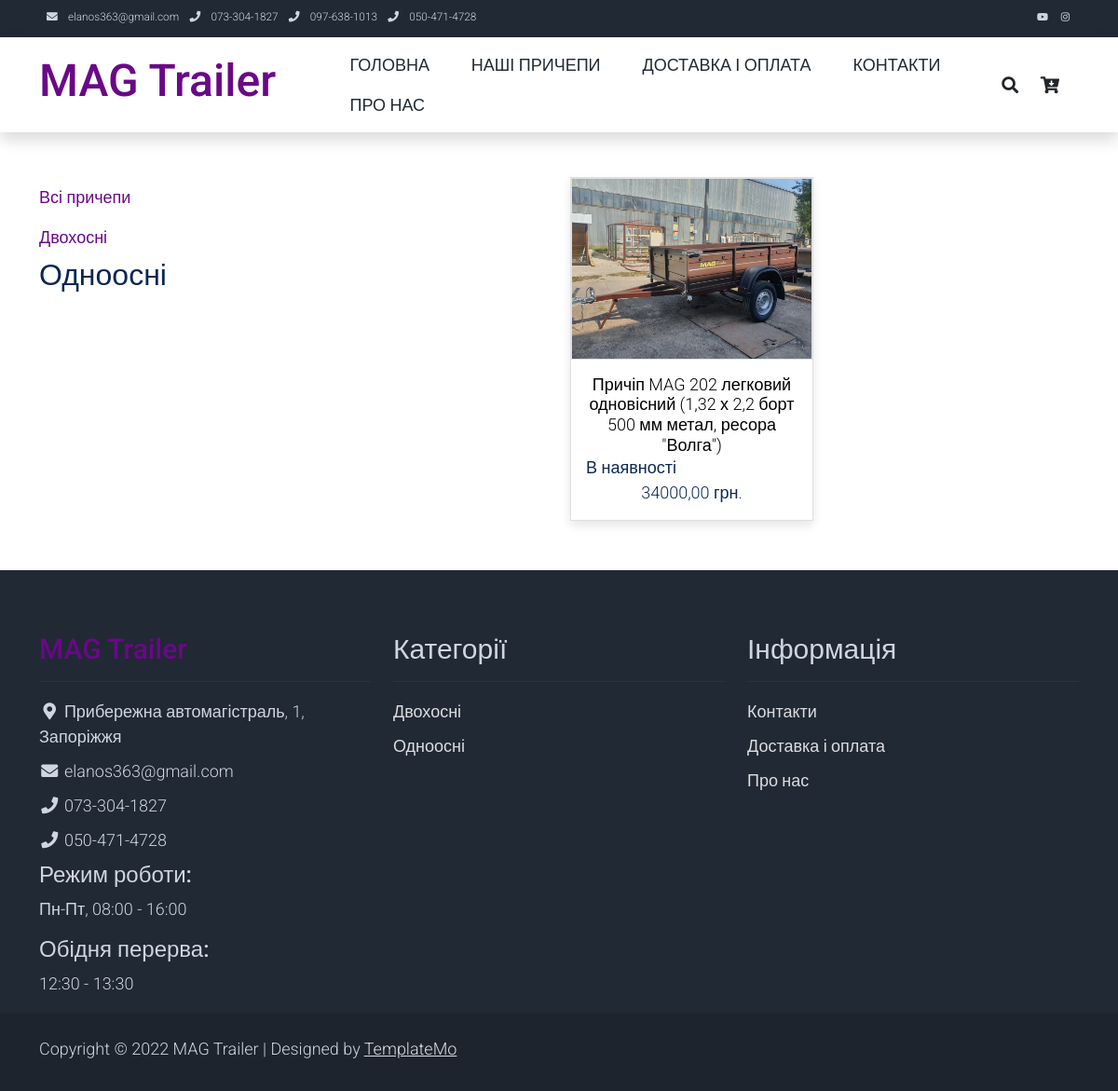
Screenshot of /categories/odnoosni with the database file from the repository.
### pages/models.py (models this page shows, shortened)
class Category(models.Model):
    name = models.CharField(max_length=100, db_index=True, verbose_name='Категорія')
    slug = models.SlugField(max_length=100, db_index=True, unique=True)
    image = models.ImageField(upload_to='products_images/%Y/%m/%d', blank=True, null=True)
    available = models.BooleanField(default=True, null=True, verbose_name='Опубліковано')
    class Meta:
        ordering = ('name', )
        verbose_name = 'Категорія'
        verbose_name_plural = 'Категорії'
    def get_absolute_url(self):
        return reverse('show_categories', kwargs={'cat_slug': self.slug})

class Product(models.Model):
    category = models.ForeignKey(Category, on_delete=models.CASCADE, related_name='products', verbose_name='Категорія')
    name = models.CharField(max_length=100, db_index=True, verbose_name='Товар')
    slug = models.SlugField(max_length=100, db_index=True, unique=True)
    description = models.TextField(blank=True)
    price = models.DecimalField(max_digits=10, decimal_places=2, verbose_name="Ціна")
    stock = models.PositiveIntegerField(verbose_name='Залишок')
    available = models.BooleanField(default=True, verbose_name='Опубліковано')
    created = models.DateTimeField(auto_now_add=True, verbose_name='Дата створнення')
    updated = models.DateTimeField(auto_now=True, verbose_name='Дата оновлення')
    availability = models.CharField(max_length=30, verbose_name='Наявність')
    width = models.IntegerField(verbose_name='Ширина кузова')
    length = models.IntegerField(verbose_name='Довжина кузова')
    height = models.IntegerField(verbose_name='Висота борту')
    full_weight = models.IntegerField(verbose_name='Повна маса')
    max_weight = models.IntegerField(verbose_name="Вантажопід'ємність")
    image = models.ImageField(upload_to='products_images/%Y/%m/%d', blank=True, null=True)
    class Meta:
        ordering = ('price', 'name', 'category')
        indexes = [
            models.Index(fields=['id', 'slug'])
        ]
        verbose_name = 'Товар'
        verbose_name_plural = 'Товари'
    def get_absolute_url(self):
        return reverse('product', kwargs={'product_slug': self.slug})

### pages/views.py (the view)
# urls.py: path('categories/<slug:cat_slug>', ShowCategories.as_view(), name='show_categories'),
class ShowCategories(PagesMixin, ListView):
    model = Product
    template_name = 'pages/categories.html'
    context_object_name = 'products'
    allow_empty = False
    def get_context_data(self, *, object_list=None, **kwargs):
        context = super().get_context_data(**kwargs)
        c = Category.objects.get(slug=self.kwargs['cat_slug'])
        c_def = self.get_user_context(title=str(c.name) + ' причепи MAG',
                                      cat_selected=c.pk)
        return dict(list(context.items()) + list(c_def.items()))
    def get_queryset(self):
        return Product.objects.filter(category__slug=self.kwargs['cat_slug'], available=True).select_related('category')

### cart/cart.py (called while the page is built)
    def __len__(self):
        return sum(item['quantity'] for item in self.cart.values())

### cart/context_processors.py (called while the page is built)
def cart(request):
    return {'cart': Cart(request)}

### pages/templatetags/pages_tags.py (called while the page is built)
@register.simple_tag(name='getcats')
def get_categories():
    return Category.objects.filter(available=True)

### pages/utils.py (called while the page is built)
    def get_user_context(self, **kwargs):
        context = kwargs
        context['menu'] = menu
        if 'cat_selected' not in context:
            context['cat_selected'] = None
        return context

### pages/templates/pages/categories.html (shortened to what this page needs)
{% extends 'pages/base.html' %}
{% block content %}
    <div class="container py-5">
        <div class="row">
            <div class="col-lg-3">
                <ul class="nav navbar-nav d-flex justify-content-between mx-lg-auto">
                    <li class="nav-item">
                {% if not cat_selected %}
                    <h2>Всі причепи</h2>
                {% else %}
                    <a class="nav-link" href="{% url 'all_categories' %}">Всі причепи</a>
                {% endif %}
                        {% load pages_tags %}
                        {% getcats as categories %}
                        {% for c in categories %}
                            {% if c.id == cat_selected %}
                                <h2>{{c.name}}</h2>
                            {% else %}
                                <a class="nav-link" href="{{ c.get_absolute_url }}">
                                    {{ c.name }}
                                </a>
                            {% endif %}
                        {% endfor %}
                    </li>
                </ul>
            </div>
            <div class="col-lg-9">
                <div class="row">
                    {% for p in products %}
                    <div class="col-md-4">
                        <div class="card mb-4 product-wap rounded-0">
                            <div class="card rounded-0">
                                {% if p.image %}
                                <a href="{{ p.get_absolute_url }}"><img class="card-img rounded-0 img-fluid" src="{{p.image.url}}"></a>
                                {% endif %}
                            </div>
                            <div class="card-body">
                                <a href="{{ p.get_absolute_url }}" class="h3 text-decoration-none"><center>{{ p.name }}</center></a>
                                <ul class="w-100 list-unstyled d-flex justify-content-between mb-0">
                                    <li><strong>{{ p.availability }}</strong></li>
                                </ul>
                                <p class="text-center mb-0">{{ p.price }} грн.</p>
                            </div>
                        </div>
                    </div>
                    {% endfor %}
                </div>
            </div>
        </div>
    </div>
{% endblock %}

### pages/templates/pages/base.html (shortened to what this page needs)
<!DOCTYPE html>
<html lang="uk">
{% load static %}
<head>
    <link rel="stylesheet" href="{% static 'pages/css/bootstrap.min.css' %}">
    <link rel="stylesheet" href="{% static 'pages/css/templatemo.css' %}">
    <link rel="stylesheet" href="{% static 'pages/css/fontawesome.min.css' %}">
</head>
<body>
    <nav class="navbar navbar-expand-lg bg-dark navbar-light d-none d-lg-block" id="templatemo_nav_top">
        <div class="container text-light">
            <div class="w-100 d-flex justify-content-between">
                <div>
                    <i class="fa fa-envelope mx-2"></i>
                    <a class="navbar-sm-brand text-light text-decoration-none">elanos363@gmail.com</a>
                    <i class="fa fa-phone mx-2"></i>
                    <a class="navbar-sm-brand text-light text-decoration-none">073-304-1827</a>
                    <i class="fa fa-phone mx-2"></i>
                    <a class="navbar-sm-brand text-light text-decoration-none">097-638-1013</a>
                    <i class="fa fa-phone mx-2"></i>
                    <a class="navbar-sm-brand text-light text-decoration-none">050-471-4728</a>
                </div>
                <div>
                    <a class="text-light" href="https://www.youtube.com/" target="_blank" rel="sponsored"><i class="fab fa-youtube fa-sm fa-fw me-2"></i></a>
                    <a class="text-light" href="https://www.instagram.com/" target="_blank"><i class="fab fa-instagram fa-sm fa-fw me-2"></i></a>
                </div>
            </div>
        </div>
    </nav>
    <nav class="navbar navbar-expand-lg navbar-light shadow">
        <div class="container d-flex justify-content-between align-items-center">
            <a class="navbar-brand text-success logo h1 align-self-center" href="{% url 'home' %}">
                MAG Trailer
            </a>
            <div class="align-self-center collapse navbar-collapse flex-fill  d-lg-flex justify-content-lg-between" id="templatemo_main_nav">
                <div class="flex-fill">
                    <ul class="nav navbar-nav d-flex justify-content-between mx-lg-auto">
                        {% for m in menu %}
                        <li class="nav-item">
                            <a class="nav-link" href="{% url m.url_name %}">{{ m.title }}</a>
                        </li>
                        {% endfor %}
                    </ul>
                </div>
                <div class="navbar align-self-center d-flex">
                    <a class="nav-icon d-none d-lg-inline" href="#" data-bs-toggle="modal" data-bs-target="#templatemo_search">
                        <i class="fa fa-fw fa-search text-dark mr-2"></i>
                    </a>
                    <a class="nav-icon position-relative text-decoration-none" href="{% url 'cart:cart_detail' %}">
                        <i class="fa fa-fw fa-cart-arrow-down text-dark mr-1"></i>
                    </a>
                </div>
            </div>
        </div>
    </nav>
{% block content %}
{% endblock %}
    <footer class="bg-dark" id="tempaltemo_footer">
        <div class="container">
            <div class="row">
                <div class="col-md-4 pt-5">
                    <h2 class="h2 text-success border-bottom pb-3 border-light logo">MAG Trailer</h2>
                    <ul class="list-unstyled text-light footer-link-list">
                        <li>
                            <i class="fas fa-map-marker-alt fa-fw"></i>
                            Прибережна автомагістраль, 1, Запоріжжя
                        </li>
                        <li>
                            <i class="fa fa-envelope fa-fw"></i>
                            elanos363@gmail.com
                        </li>
                        <li>
                            <i class="fa fa-phone fa-fw"></i>
                            073-304-1827
                        </li>
                        <li>
                            <i class="fa fa-phone fa-fw"></i>
                            050-471-4728
                        </li>
                        <li>
                            <h4 class="text-decoration-none">Режим роботи:</h4>
                            <p>Пн-Пт, 08:00 - 16:00</p>
                            <h4 class="text-decoration-none">Обідня перерва:</h4>
                            <p>12:30 - 13:30</p>
                        </li>
                    </ul>
                </div>
                <div class="col-md-4 pt-5">
                    <h2 class="h2 text-light border-bottom pb-3 border-light">Категорії</h2>
                    <ul class="list-unstyled text-light footer-link-list">
                        {% load pages_tags %}
                        {% getcats as categories %}
                        {% for c in categories %}
                        <li><a class="text-decoration-none" href="{{c.get_absolute_url}}">{{c.name}}</a></li>
                        {% endfor %}
                    </ul>
                </div>
                <div class="col-md-4 pt-5">
                    <h2 class="h2 text-light border-bottom pb-3 border-light">Інформація</h2>
                    <ul class="list-unstyled text-light footer-link-list">
                        <li><a class="text-decoration-none" href="{% url 'contacts' %}">Контакти</a></li>
                        <li><a class="text-decoration-none" href="{% url 'buy_and_delivery' %}">Доставка і оплата</a></li>
                        <li><a class="text-decoration-none" href="{% url 'about' %}">Про нас</a></li>
                    </ul>
                </div>
            </div>
        </div>
        <div class="w-100 bg-black py-3">
            <div class="container">
                <div class="row pt-2">
                    <div class="col-12">
                        <p class="text-left text-light">
                            Copyright &copy; 2022 MAG Trailer
                            | Designed by <a rel="sponsored" href="https://templatemo.com" target="_blank">TemplateMo</a>
                        </p>
                    </div>
                </div>
            </div>
        </div>
    </footer>
</body>
</html>

### pages/static/pages/css/templatemo.css (style rules this page uses)
body, ul, li, p, a, label, input, div { font-family: 'Roboto', sans-serif; font-size: 18px !important; font-weight: 300 !important; }
.h1 { font-family: 'Roboto', sans-serif; font-size: 48px !important; font-weight: 200 !important; }
.h2 { font-family: 'Roboto', sans-serif; font-size: 30px !important; font-weight: 300; }
.h3 { font-family: 'Roboto', sans-serif; font-size: 22px !important; }
.logo { font-weight: 500 !important; }
.text-success { color: #6A0888 !important; }
.text-light { color: #cfd6e1 !important; }
.bg-dark { background-color: #212934 !important; }
.bg-black { background-color: #1d242d !important; }
#templatemo_nav_top { min-height: 40px; }
#templatemo_nav_top * { font-size: .9em !important; }
#templatemo_main_nav a { color: #212934; }
#templatemo_main_nav .navbar .nav-icon { margin-right: 20px; }
.product-wap { box-shadow: 0px 5px 10px 0px rgba(0, 0, 0, 0.10); }
.card.product-wap a { color: #000; }
#tempaltemo_footer a { color: #dcdde1; }
#tempaltemo_footer ul.footer-link-list li { padding-top: 10px; }
#tempaltemo_footer .border-light { border-color: #2d343f !important; }
.product-wap .h3, .product-wap li, .product-wap i, .product-wap p { font-size: 12px !important; }
@media (min-width: 768px) { #templatemo_main_nav .navbar-nav { max-width: 450px; } }
@media (min-width: 992px) { #templatemo_main_nav .navbar-nav { max-width: 650px; } }
@media (min-width: 992px) { .product-wap .h3, .product-wap li, .product-wap i, .product-wap p { font-size: 18px !important; } }

### rows the page displays
Category: name "Двохосні"
Category: name "Одноосні"
Product: image (picture), name "Причіп MAG 202 легковий одновісний (1,32 х 2,2 борт 500 мм метал, ресора \"Волга\")", availability "В наявності", price "34000,00"

### other values shown
{{ m.title }} "ГОЛОВНА" "НАШІ ПРИЧЕПИ" "ДОСТАВКА І ОПЛАТА" "КОНТАКТИ" "ПРО НАС"
